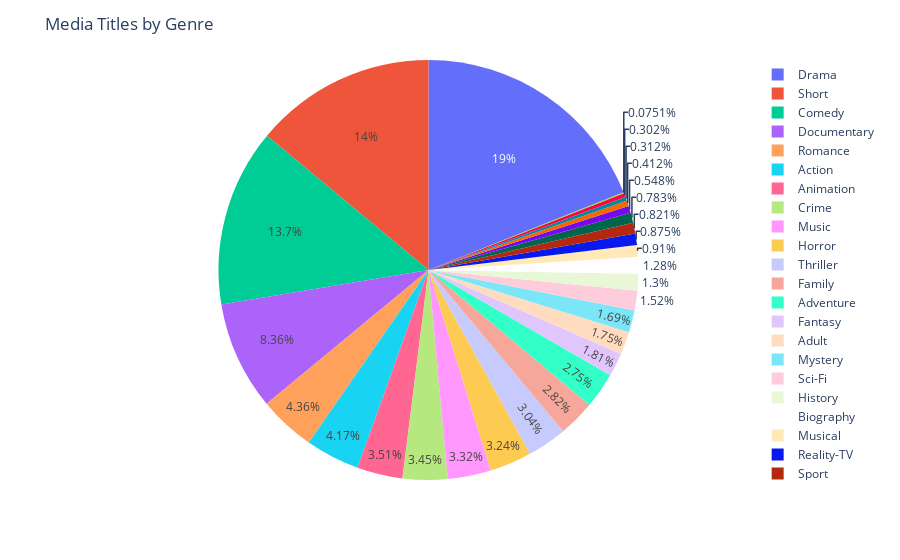

The notebook cell saved with this chart:
### Code cell
genre_title_count = {}
for i in genres:
    count = 0
    count = sum([count + 1 for x in media_titles.genres_list if i in x])
    genre_title_count[i] = count
print(genre_title_count)
fig = px.pie(values=genre_title_count.values(), names=genre_title_count.keys())
fig.update_layout(title_text='Media Titles by Genre')

### Figure 1 — Plotly figure (JSON) as saved in the notebook; plotly's stock layout.template omitted (floating-point values rounded to 4 significant figures)
{"data": [{"domain": {"x": [0, 1], "y": [0, 1]}, "hovertemplate": "label=%{label}<br>value=%{value}<extra></extra>", "labels": ["Documentary", "Short", "Animation", "Sport", "Action", "Comedy", "Romance", "Music", "Western", "Drama", "News", "Sci-Fi", "History", "Crime", "Biography", "Horror", "Fantasy", "Family", "War", "Adventure", "Mystery", "Musical", "Adult", "Thriller", "Film-Noir", "Talk-Show", "Game-Show", "Reality-TV"], "legendgroup": "", "name": "", "showlegend": true, "type": "pie", "values": [87092, 145385, 36526, 8547, 43430, 142364, 45371, 34628, 5703, 197556, 3245, 15794, 13558, 35884, 13303, 33798, 18901, 29343, 8152, 28611, 17641, 9477, 18228, 31704, 782, 4291, 3142, 9115]}], "layout": {"legend": {"tracegroupgap": 0}, "margin": {"t": 60}, "title": {"text": "Media Titles by Genre"}}}
